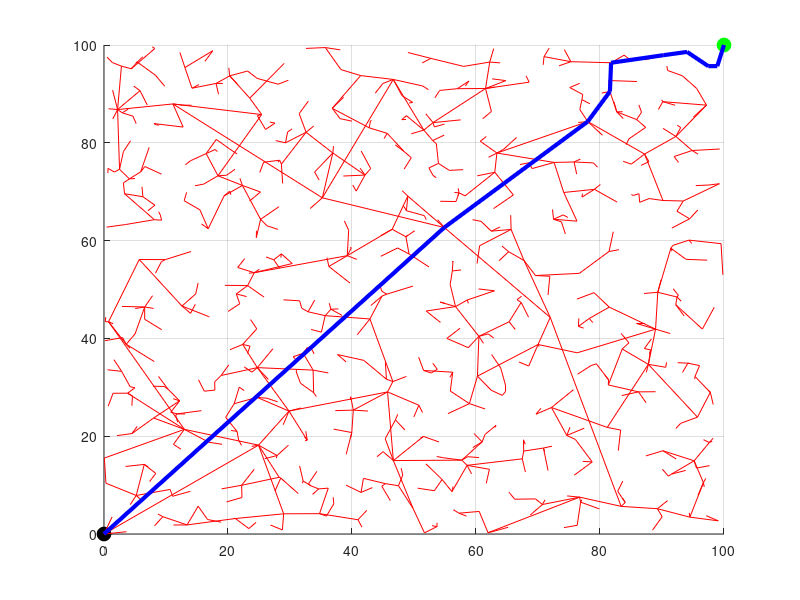

MATLAB code to generate this figure:
% % An example of rapidly-exploring random trees and path planning in 2-D
% % Ref: "Rapidly-Exploring Random Trees: A New Tool for Path Planning",
% % Steven M. LaValle, 1998
%~~~~
% Code can also be converted to function with input format
% [tree, path] = RRT(K, xMin, xMax, yMin, yMax, xInit, yInit, xGoal, yGoal, thresh)
% K is the number of iterations desired.
% xMin and xMax are the minimum and maximum values of x
% yMin and yMax are the minimum and maximum values of y
% xInit and yInit is the starting point of the algorithm
% xGoal and yGoal are the desired endpoints
% thresh is the allowed threshold distance between a random point the the
% goal point.
% Output is the tree structure containing X and Y vertices and the path
% found obtained from Init to Goal
%~~~~ 
% Written by: Omkar Halbe, Technical University of Munich, 31.10.2015
%~~~~ 
clear all; close all;
K=2000;
xMin=0; xMax=100;
yMin=0; yMax=100;
xInit=0; yInit=0; %initial point for planner
xGoal=100; yGoal=100; %goal for planner
thresh=5;           %acceptable threshold for solution
tree.vertex(1).x = xInit;
tree.vertex(1).y = yInit;
tree.vertex(1).xPrev = xInit;
tree.vertex(1).yPrev = yInit;
tree.vertex(1).dist=0;
tree.vertex(1).ind = 1; tree.vertex(1).indPrev = 0;
xArray=xInit; yArray = yInit;
figure(1); hold on; grid on;
plot(xInit, yInit, 'ko', 'MarkerSize',10, 'MarkerFaceColor','k');
plot(xGoal, yGoal, 'go', 'MarkerSize',10, 'MarkerFaceColor','g');
for iter = 2:K
    xRand = (xMax-xMin)*rand;
    yRand = (yMax-yMin)*rand;
    dist = Inf*ones(1,length(tree.vertex));
    for j = 1:length(tree.vertex)
        dist(j) = sqrt( (xRand-tree.vertex(j).x)^2 + (yRand-tree.vertex(j).y)^2 );
    end
    [val, ind] = min(dist);
       
    tree.vertex(iter).x = xRand; tree.vertex(iter).y = yRand;
    tree.vertex(iter).dist = val;
    tree.vertex(iter).xPrev = tree.vertex(ind).x;
    tree.vertex(iter).yPrev = tree.vertex(ind).y;
    tree.vertex(iter).ind = iter; tree.vertex(iter).indPrev = ind;
    
    if sqrt( (xRand-xGoal)^2 + (yRand-yGoal)^2 ) <= thresh
        plot([tree.vertex(iter).x; tree.vertex(ind).x],[tree.vertex(iter).y; tree.vertex(ind).y], 'r');
        break
    end
    
    plot([tree.vertex(iter).x; tree.vertex(ind).x],[tree.vertex(iter).y; tree.vertex(ind).y], 'r');
    pause(0);
end
if iter < K
    path.pos(1).x = xGoal; path.pos(1).y = yGoal;
    path.pos(2).x = tree.vertex(end).x; path.pos(2).y = tree.vertex(end).y;
    pathIndex = tree.vertex(end).indPrev;
    j=0;
    while 1
        path.pos(j+3).x = tree.vertex(pathIndex).x;
        path.pos(j+3).y = tree.vertex(pathIndex).y;
        pathIndex = tree.vertex(pathIndex).indPrev;
        if pathIndex == 1
            break
        end
        j=j+1;
    end
    path.pos(end+1).x = xInit; path.pos(end).y = yInit;
    for j = 2:length(path.pos)
        plot([path.pos(j).x; path.pos(j-1).x;], [path.pos(j).y; path.pos(j-1).y], 'b', 'Linewidth', 3);
    %     plot([tree.vertex(i).x; tree.vertex(ind).x],[tree.vertex(i).y; tree.vertex(ind).y], 'r');
    %     pause(0);
    end
else
    disp('No path found. Increase number of iterations and retry.');
end